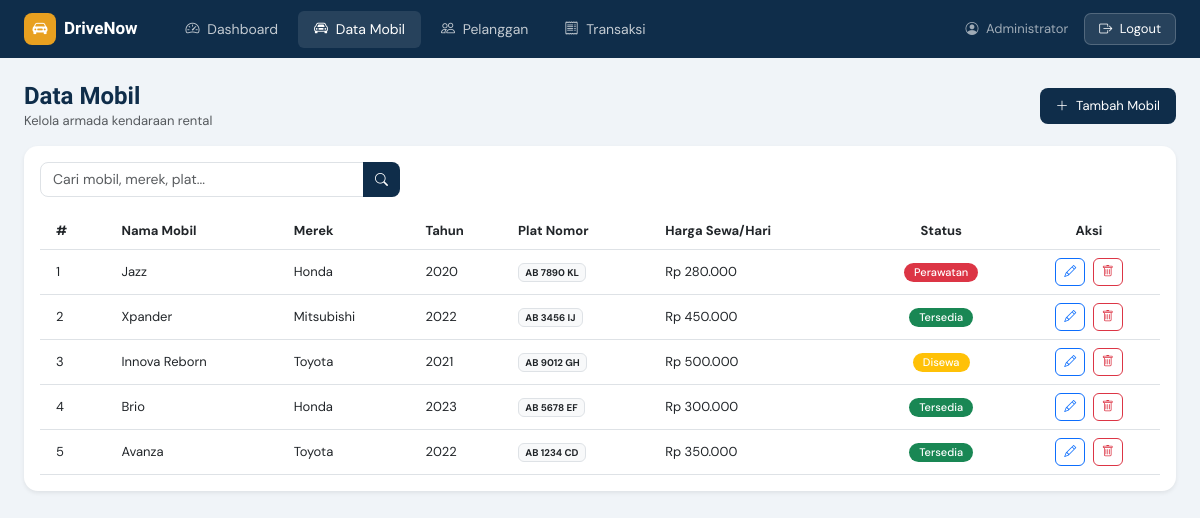
Screenshot of /mobil.php (signed in) with the database file from the repository.
### tables this page shows
CREATE TABLE mobil (
    id INT AUTO_INCREMENT PRIMARY KEY,
    nama_mobil VARCHAR(100) NOT NULL,
    merek VARCHAR(50) NOT NULL,
    tahun INT NOT NULL,
    warna VARCHAR(30),
    plat_nomor VARCHAR(20) NOT NULL UNIQUE,
    harga_sewa INT NOT NULL COMMENT 'Harga per hari dalam rupiah',
    status ENUM('tersedia', 'disewa', 'perawatan') DEFAULT 'tersedia',
    created_at TIMESTAMP DEFAULT CURRENT_TIMESTAMP
);

### config.php (called while the page is built, shortened)
<?php
function rupiah($angka) {
    return 'Rp ' . number_format($angka, 0, ',', '.');
}
?>

### mobil.php (the view, shortened to what this page needs)
<?php
require_once 'config.php';
$search = trim($_GET['q'] ?? '');
$sql = "SELECT * FROM mobil";
$sql .= " ORDER BY id DESC";
$mobil_list = $conn->query($sql);
?>
<!DOCTYPE html>
<html lang="id">
<head>
<link href="https://cdn.jsdelivr.net/npm/bootstrap@5.3.0/dist/css/bootstrap.min.css" rel="stylesheet">
<link href="https://cdn.jsdelivr.net/npm/bootstrap-icons@1.11.0/font/bootstrap-icons.css" rel="stylesheet">
</head>
<body>
<?php require_once 'includes/navbar.php'; ?>
<div class="container-fluid px-4 py-4">
  <div class="d-flex justify-content-between align-items-center mb-3">
    <div>
      <h4 class="page-title mb-0">Data Mobil</h4>
      <p class="text-muted mb-0" style="font-size:13px;">Kelola armada kendaraan rental</p>
    </div>
    <a href="mobil.php?mode=tambah" class="btn btn-primary-custom px-3 py-2">
      <i class="bi bi-plus-lg me-1"></i> Tambah Mobil
    </a>
  </div>
  <div class="card card-main shadow-sm">
    <div class="card-body p-3">
      <form method="GET" class="mb-3">
        <div class="input-group" style="max-width:360px;">
          <input type="text" name="q" class="form-control" placeholder="Cari mobil, merek, plat..." value="<?= htmlspecialchars($search) ?>" style="border-radius:8px 0 0 8px;">
          <button class="btn btn-primary-custom" type="submit" style="border-radius:0 8px 8px 0;">
            <i class="bi bi-search"></i>
          </button>
        </div>
      </form>
      <div class="table-responsive">
        <table class="table table-hover align-middle mb-0" style="font-size:13px;">
          <thead class="tbl-head">
            <tr>
              <th class="py-2 px-3">#</th>
              <th>Nama Mobil</th>
              <th>Merek</th>
              <th>Tahun</th>
              <th>Plat Nomor</th>
              <th>Harga Sewa/Hari</th>
              <th class="text-center">Status</th>
              <th class="text-center">Aksi</th>
            </tr>
          </thead>
          <tbody>
          <?php $no=1; while ($row = $mobil_list->fetch_assoc()): ?>
            <tr>
              <td class="px-3"><?= $no++ ?></td>
              <td><?= htmlspecialchars($row['nama_mobil']) ?></td>
              <td><?= htmlspecialchars($row['merek']) ?></td>
              <td><?= $row['tahun'] ?></td>
              <td><span class="badge bg-light text-dark border"><?= htmlspecialchars($row['plat_nomor']) ?></span></td>
              <td><?= rupiah($row['harga_sewa']) ?></td>
              <td class="text-center">
                <?php
                  $badge = ['tersedia'=>'success', 'disewa'=>'warning', 'perawatan'=>'danger'];
                  $b = $badge[$row['status']] ?? 'secondary';
                ?>
                <span class="badge badge-status bg-<?= $b ?>"><?= ucfirst($row['status']) ?></span>
              </td>
              <td class="text-center">
                <a href="mobil.php?mode=edit&id=<?= $row['id'] ?>" class="btn btn-sm btn-outline-primary me-1" style="border-radius:6px;font-size:12px;">
                  <i class="bi bi-pencil"></i>
                </a>
                <a href="mobil.php?mode=hapus&id=<?= $row['id'] ?>"
                   class="btn btn-sm btn-outline-danger" style="border-radius:6px;font-size:12px;"
                   onclick="return confirm('Hapus mobil ini?')">
                  <i class="bi bi-trash"></i>
                </a>
              </td>
            </tr>
          <?php endwhile; ?>
          </tbody>
        </table>
      </div>
    </div>
  </div>
</div>
</body>
</html>

### mobil.php (style rules this page uses)
body { font-family:'DM Sans',sans-serif; background:#f0f4f8; }
.page-title { font-family:'Sora',sans-serif; font-weight:700; color:#0f2d4a; }
.card-main { border-radius:14px; border:none; }
.tbl-head { background:#0f2d4a; color:#fff; font-size:13px; }
.btn-primary-custom { background:#0f2d4a; color:#fff; border:none; border-radius:8px; font-size:13px; }
.form-control, .form-select { border-radius:8px; font-size:14px; }
.badge-status { font-size:11px; padding:4px 10px; border-radius:20px; font-weight:500; }

### rows the page displays
mobil: nama_mobil "Jazz", merek "Honda", tahun "2020", plat_nomor "AB 7890 KL", harga_sewa "Rp 280.000", status "Perawatan"
mobil: nama_mobil "Xpander", merek "Mitsubishi", tahun "2022", plat_nomor "AB 3456 IJ", harga_sewa "Rp 450.000", status "Tersedia"
mobil: nama_mobil "Innova Reborn", merek "Toyota", tahun "2021", plat_nomor "AB 9012 GH", harga_sewa "Rp 500.000", status "Disewa"
mobil: nama_mobil "Brio", merek "Honda", tahun "2023", plat_nomor "AB 5678 EF", harga_sewa "Rp 300.000", status "Tersedia"
mobil: nama_mobil "Avanza", merek "Toyota", tahun "2022", plat_nomor "AB 1234 CD", harga_sewa "Rp 350.000", status "Tersedia"

### other values shown
$_SESSION['nama_lengkap'] "Administrator"
